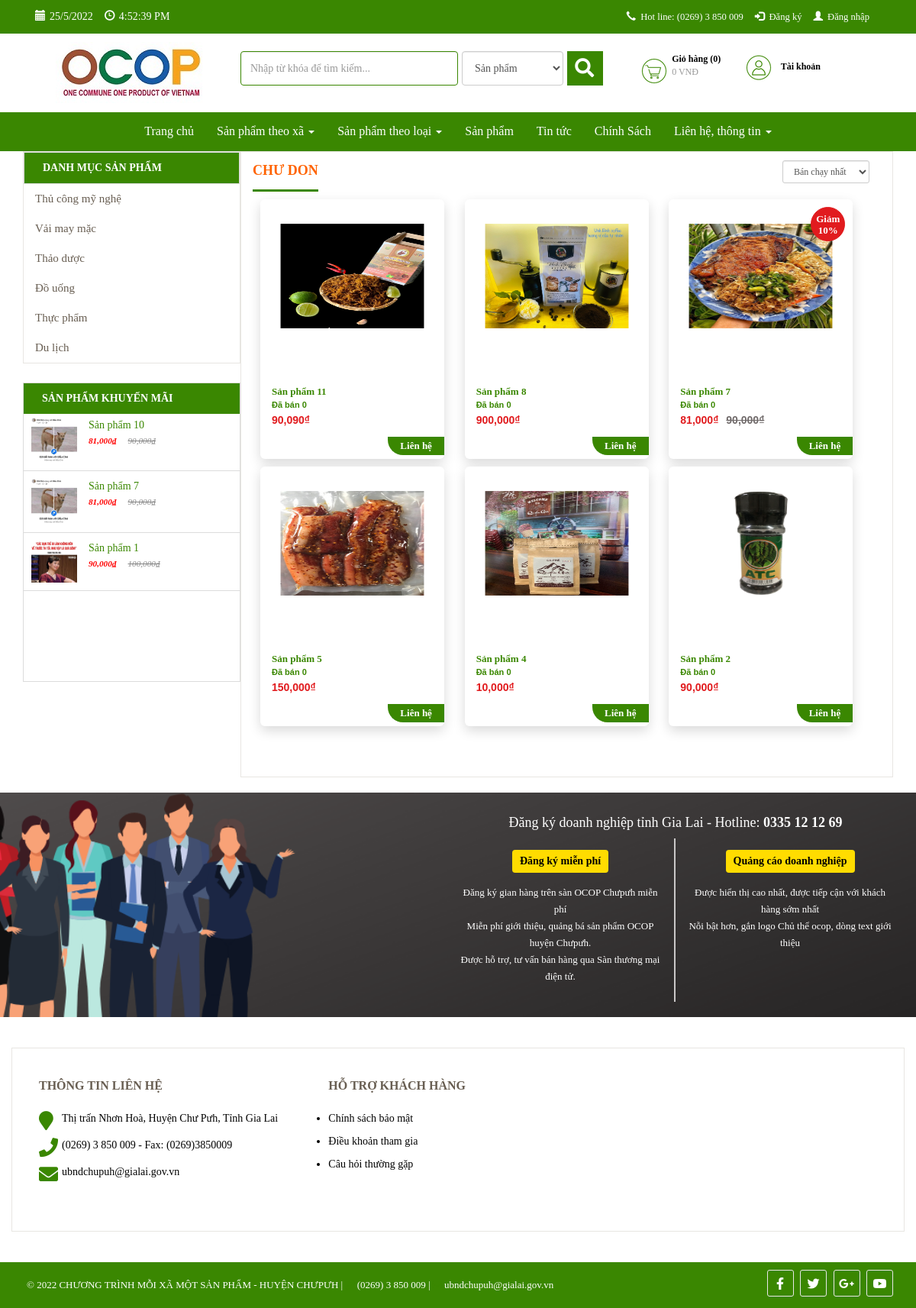
The app's page /san-pham/db/CD, older data.
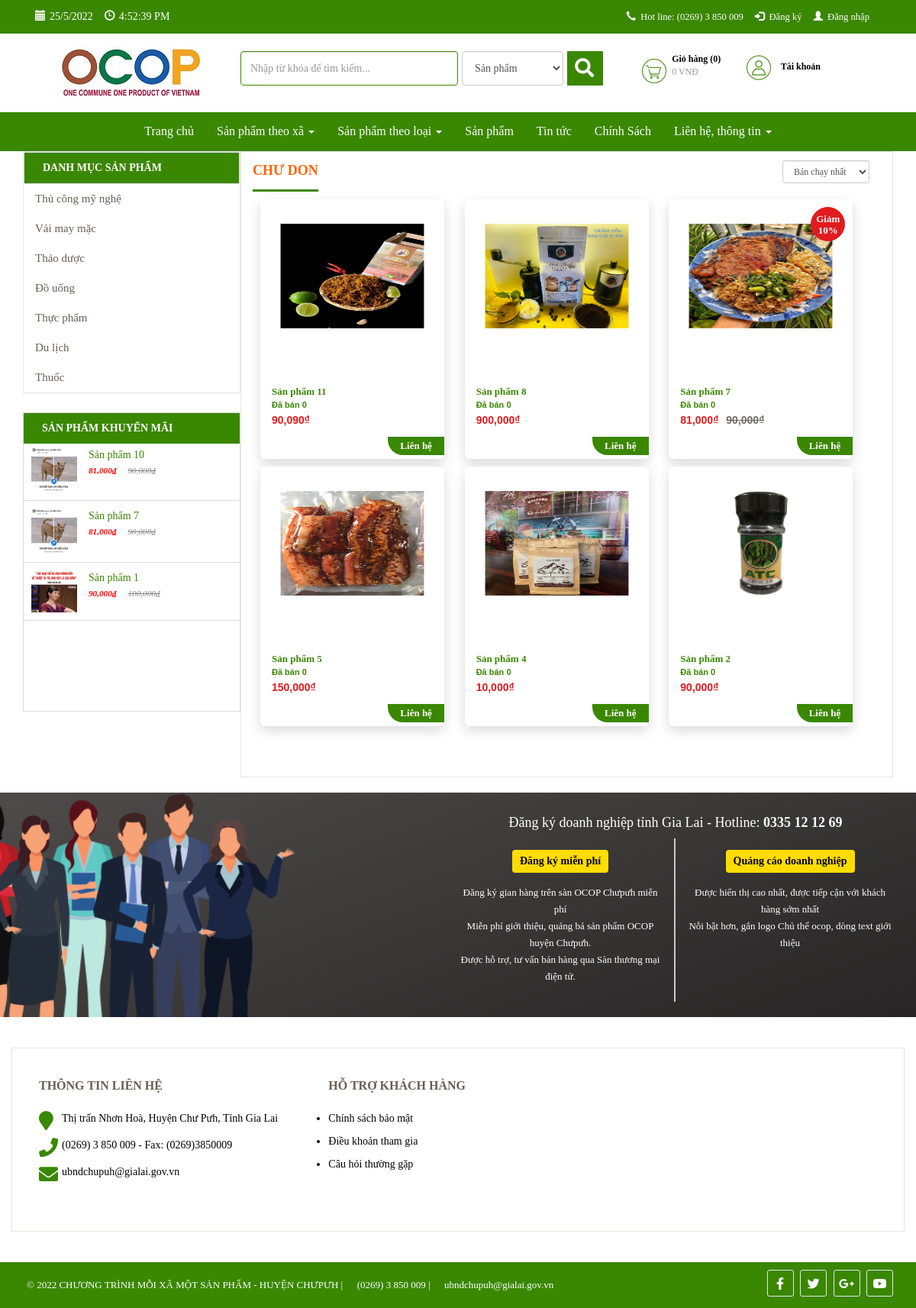
The same page, newer data.
### tables this page shows
CREATE TABLE `db_category` (
  `id` int(11) NOT NULL,
  `name` varchar(255) NOT NULL,
  `link` varchar(255) NOT NULL,
  `level` int(2) NOT NULL,
  `parentid` int(11) NOT NULL,
  `orders` varchar(5) DEFAULT NULL,
  `created_at` datetime NOT NULL,
  `created_by` varchar(255) NOT NULL,
  `updated_at` datetime NOT NULL,
  `updated_by` varchar(255) NOT NULL,
  `trash` tinyint(1) NOT NULL DEFAULT 1,
  `status` tinyint(1) NOT NULL DEFAULT 1
);

CREATE TABLE `db_product` (
  `id` int(11) NOT NULL,
  `catid` int(11) NOT NULL,
  `name` varchar(255) NOT NULL,
  `alias` varchar(255) NOT NULL,
  `avatar` varchar(255) NOT NULL,
  `img` varchar(255) NOT NULL,
  `sortDesc` text NOT NULL,
  `detail` text NOT NULL,
  `producer` int(11) NOT NULL,
  `number` int(11) NOT NULL,
  `number_buy` int(11) NOT NULL,
  `sale` int(3) DEFAULT NULL,
  `price` int(11) NOT NULL,
  `price_sale` int(11) NOT NULL,
  `created` datetime NOT NULL,
  `created_by` varchar(100) NOT NULL DEFAULT 'HDL',
  `modified` datetime NOT NULL,
  `modified_by` varchar(100) NOT NULL DEFAULT 'HDL',
  `trash` int(1) NOT NULL DEFAULT 1,
  `status` int(1) NOT NULL DEFAULT 1,
  `userId` int(11) DEFAULT NULL,
  `img2` varchar(255) DEFAULT NULL,
  `img3` varchar(255) DEFAULT NULL,
  `img4` varchar(255) DEFAULT NULL,
  `is_hot` int(11) NOT NULL DEFAULT 0
);

### application/controllers/Sanpham.php (called while the page is built, shortened)
<?php
class Sanpham extends CI_Controller {
    function __construct() {
        $this->load->model('frontend/Mproduct');
		$this->load->model('frontend/Mproducer');
        $this->load->model('frontend/Mcategory');
		$this->load->model('frontend/Mevaluate');
		$this->load->model('backend/Muser');
        $this->data['com']='sanpham';
        $this->load->library('session');
        $this->load->library('phantrang');
    }
	public function diaban(){
        if(isset($_POST['sapxep-category'])){
            $dksx=$_POST['sapxep-category'];
            $char = explode('-', $dksx);
            $f=$char[0];
            $od=$char[1];
            $data = array('0' => $f, '1' =>$od);
            $this->session->set_userdata('sortby-category', $data);
        }else{
            if($this->session->userdata('sortby-category')){
                $data = $this->session->userdata('sortby-category');
                $f=$data[0];
                $od=$data[1];
            }else{
                $f='created';
                $od='desc';
            }
        }
		if (!empty($_POST['link'])) {
			$link=$_POST['link'];
		}else{
			$aurl= explode('/',uri_string());
			$link=$aurl[2];
		}
        $catid=$this->Mproducer->diaban_id($link);
        $listcat=$this->Mproducer->diaban_listcat($catid);
        $this->data['categoryname']=$this->Mproducer->diaban_name($catid);
		$this->data['link']=$this->Mproducer->diaban_link($catid);
        $this->load->library('phantrang');
        $limit=12;
        $current=$this->phantrang->PageCurrent();
        $first=$this->phantrang->PageFirst($limit, $current);
        $total=$this->Mproduct->product_diban_count($listcat);
        $this->data['strphantrang']=$this->phantrang->PagePer($total, $current, $limit, $url='san-pham/db/'.$link);
        $this->data['list']=$this->Mproduct->product_list_diaban_limit($listcat, $limit,$first,$f,$od);
        $this->data['title']='OCOP CHƯPƯH - Sản phẩm theo từng danh mục';
        $this->data['view']='diaban';
        if(isset($_POST['sapxep-category'])){
            $result=$this->load->view('frontend/components/sanpham/index_order',$this->data,true);
            echo json_encode($result);
        }else{
            $this->load->view('frontend/layout',$this->data);
        }
    }
}

### index.php (called while the page is built, shortened)
<?php
require_once BASEPATH.'core/CodeIgniter.php';

### application/models/frontend/Mcategory.php (called while the page is built, shortened)
<?php
class Mcategory extends CI_Model {
    public function __construct()
    {
        $this->table = $this->db->dbprefix('category');
    }
    public function category_menu($parentid)
    {
        $this->db->where('parentid', $parentid);
        $this->db->where('status', 1);
        $this->db->where('trash', 1);
        $this->db->order_by('orders asc, updated_at desc');
        $query = $this->db->get($this->table);
        return $query->result_array();
    }
}

### application/models/frontend/Mproduct.php (called while the page is built, shortened)
<?php
class Mproduct extends CI_Model {
    public function __construct()
    {
        $this->table = $this->db->dbprefix('product');
    }
	public function product_list_diaban_limit($listcat, $limit,$first,$f,$od)
    {
        $this->db->where('trash', 1);
        $this->db->group_start();
        foreach ($listcat as $value) {
            $this->db->or_where('producer', $value);
        }
        $this->db->group_end();
        $this->db->order_by($f, $od);
        $query = $this->db->get($this->table, $limit,$first);
        return $query->result_array();
    }
	public function product_diban_count($listcat)
    {
        $this->db->where('status', 1);
        $this->db->where('trash', 1);
        $dem=0;
        foreach ($listcat as $value) {
            if($dem==0)
            {
                    $this->db->where('producer', $value);
            }
            else
            {
                   $this->db->or_where('producer', $value);
            }
            $dem++;
        }
        $query = $this->db->get($this->table);
        return count($query->result_array());
    }
    public function product_sale($limit)
    {
        $this->db->where('status', 1);
        $this->db->where('trash', 1);
        $this->db->limit($limit);
        $this->db->order_by('sale', 'desc');
        $this->db->order_by('modified', 'desc');
        $query = $this->db->get($this->table);
        return $query->result_array();
    }
}

### application/models/frontend/Mproducer.php (called while the page is built, shortened)
<?php if ( ! defined('BASEPATH')) exit('No direct script access allowed');
class Mproducer extends CI_Model {
	public function __construct(){
        $this->table = $this->db->dbprefix('producer');
    }
	public function diaban_id($diaban)
    {
        $this->db->where('code', $diaban);
        $this->db->where('status', 1);
        $this->db->where('trash', 1);
        $this->db->limit(1);
        $query = $this->db->get($this->table);
        $row=$query->row_array();
        return $row['id'];
    }
	public function diaban_listcat($parentid)
    {
        $this->db->where('id', $parentid);
        $this->db->where('status', 1);
        $this->db->where('trash', 1);
        $query = $this->db->get($this->table);
        $a[]=$parentid;
        if(count($query->result_array()))
        {
            $list=$query->result_array();
            foreach ($list as $row) {
                $a[]=$row['id'];
            }
        }
        return $a;
    }
	public function diaban_name($id)
    {
        $this->db->where('id', $id);
        $this->db->where('status', 1);
        $this->db->where('trash', 1);
        $this->db->limit(1);
        $query = $this->db->get($this->table);
        $row=$query->row_array();
        return $row['name'];
    }
	public function diaban_link($id)
    {
        $this->db->where('id', $id);
        $this->db->where('status', 1);
        $this->db->where('trash', 1);
        $this->db->limit(1);
        $query = $this->db->get($this->table);
        $row=$query->row_array();
        return $row['code'];
    }
    public function producer_list(){
        $this->db->where('status', 1);
        $this->db->where('trash',1);
        $this->db->order_by('created_at', 'desc');
        $query = $this->db->get($this->table);
        return $query->result_array();
    }
}

### application/models/backend/Muser.php (called while the page is built, shortened)
<?php if ( ! defined('BASEPATH')) exit('No direct script access allowed');
class Muser extends CI_Model {
	public function __construct(){
        $this->table = $this->db->dbprefix('user');
    }
    function user_detail_id_fg($id){
        $this->db->where('id', $id);
        $this->db->where('status', 1);
        $this->db->where('trash', 1);
        $query = $this->db->get($this->table);
        return $query->row_array();
    }
}

### application/views/frontend/components/sanpham/diaban.php (the view, shortened to what the changed rows need)
<section id="product-all" class="collection">
	<div class="slider">
		<div class="container">
            <div class="col-xs-12 col-sm-12 col-md-3 col-lg-3">
                <div class="list-menu pull-left col-xs-12 col-sm-12 col-md-12 col-lg-12">
                    <?php $this->load->view('frontend/modules/category'); ?>
                </div>
                <?php $this->load->view('frontend/modules/product-sale'); ?>
            </div>
            <div class="col-xs-12 col-sm-12 col-md-9 col-lg-9 product-content">
               <div class="product-wrap">
                 <div class="collection__title">
                     <h1><span><?php echo $categoryname ?></span></h1>
                    <div class="collection-filter" id = "list-product">
                      <div class="category-products clearfix">
                       <div class="products-grid clearfix">
                        <?php if(count($list)==0): ?>
                            <p class="no-products"> Danh mục hiện chưa có sản phẩm nào !</p>
                            <?php else : ?>
                                <?php foreach ($list as $sp) :?>
                                 <div class="col-md-4 col-lg-4 col-xs-6 col-6 detail-box">
                                    <div class="product-lt">
                                        <div class="lt-product-group-image">
                                            <a id="zoomOut" href="<?php echo $sp['alias'] ?>" title="<?php echo $sp['name'] ?>" >
											<figure>
                                                <img class="img-p"src="public/images/products/<?php echo $sp['avatar'] ?>" alt="">
											</figure>
                                            </a>
                                            <?php if($sp['sale'] > 0) :?>
                                                <div class="giam-percent">
                                                    <span class="text-giam-percent">Giảm <?php echo $sp['sale'] ?>%</span>
                                                </div>
                                            <?php endif; ?>
                                        </div>
                                        <div class="lt-product-group-info">
                                            <a href="<?php echo $sp['alias'] ?>" title="<?php echo $sp['name'] ?>">
                                                <h3><?php echo $sp['name'] ?></h3>
                                            </a>
											<div>
												<span class="sell_num">Đã bán <?php echo(number_format($sp['number_buy'])); ?></span>
											</div>
                                            <div class="price-box">
                                                <?php if($sp['sale'] > 0) :?>
                                                    <p class="old-price">
                                                        <span class="price"><?php echo(number_format($sp['price'])); ?>₫</span>
                                                    </p>
                                                    <p class="special-price">
                                                        <span class="price"><?php echo(number_format($sp['price_sale'])); ?>₫</span>
                                                    </p>
                                                    <?php else: ?>
                                                     <p class="old-price">
                                                        <span class="price" style="color: #fff"><?php echo(number_format($sp['price'])); ?>₫</span>
                                                    </p>
                                                    <p class="special-price">
                                                        <span class="price"><?php echo(number_format($sp['price'])); ?>₫</span>
                                                    </p>
                                                <?php endif;?>
                                            </div>
											<div class="lienhe">
													<a href="<?php echo base_url() ?>doanhngiep/detail/<?php $producer = $this->Muser->user_detail_id_fg($sp['userId']);echo $producer['id'] ?>" title="">
														<h3>Liên hệ</h3>
													</a>
												</div>
                                        </div>
                                    </div>
                                </div>
                            <?php endforeach; ?>
                        </div>
                    <?php endif; ?>
                </div>
            </div>
        </div>
    </div>
</div>
</div>
</div>
</section>

### application/views/frontend/modules/category.php (shortened to what the changed rows need)
<?php
$listcat = $this->Mcategory->category_menu(0);
$html_menu='<ul class="main-ul">';
foreach ($listcat as $menu) {
    $html_menu.='<li>';
    $html_menu.="<a href='san-pham/".$menu['link']." ' title=' ".$menu['name']."'>";
    $html_menu.=$menu['name'];
    $html_menu.='</i>';
    $html_menu.="</a>";
    $html_menu.="</li>";
}
$html_menu.="</ul>";
echo $html_menu;
?>

### application/views/frontend/modules/product-sale.php (shortened to what the changed rows need)
<div class="col-xs-12 col-sm-12 col-md-12 col-lg-12 products-sale-off">
    <div class="widget">
        <div class="panel-left-body">
            <?php
                $list = $this->Mproduct->product_sale('4');
                $html_menu='<div id="post-list-footer" class="sidebar_menu">';
                foreach ($list as $menu) {
                    if($menu['sale'] > 0){
                        $html_menu.="<div class = 'spost clearfix'>";
                            $html_menu.="<div class='entry-image'>";
                                $html_menu.="<a href=".$menu['alias']." title=' ".$menu['name']."'>";
                                    $html_menu.="<img src='public/images/products/".$menu['img']."'>";
                                $html_menu.="</a>";
                            $html_menu.='</div>';
                            $html_menu.='<div class="entry-c" style="width:194px;">';
                                $html_menu.='<div class="entry-title">';
                                    $html_menu.="<a class='ws-nw overflow ellipsis' href=".$menu['alias']." title=' ".$menu['name']."'>";
                                        $html_menu.=$menu['name'];
                                    $html_menu.="</a>";
                                $html_menu.='</div>';
                                $html_menu.='<ul class="entry-meta">';
                                    $html_menu.='<li class="color">';
                                        $html_menu.="<ins>".number_format($menu['price_sale']).'₫'."</ins>";
                                        $html_menu.="<del>".number_format($menu['price']).'₫'."</del>";
                                    $html_menu.='</li>';
                                $html_menu.='</ul>';
                            $html_menu.='</div>';
                        $html_menu.="</div>";
                    }
                }
                $html_menu.="</div>";
            echo $html_menu;
            ?>
        </div>
    </div>
</div>

Row changes from the older to the newer data that the page shows:
added db_category: value "Thuốc"
